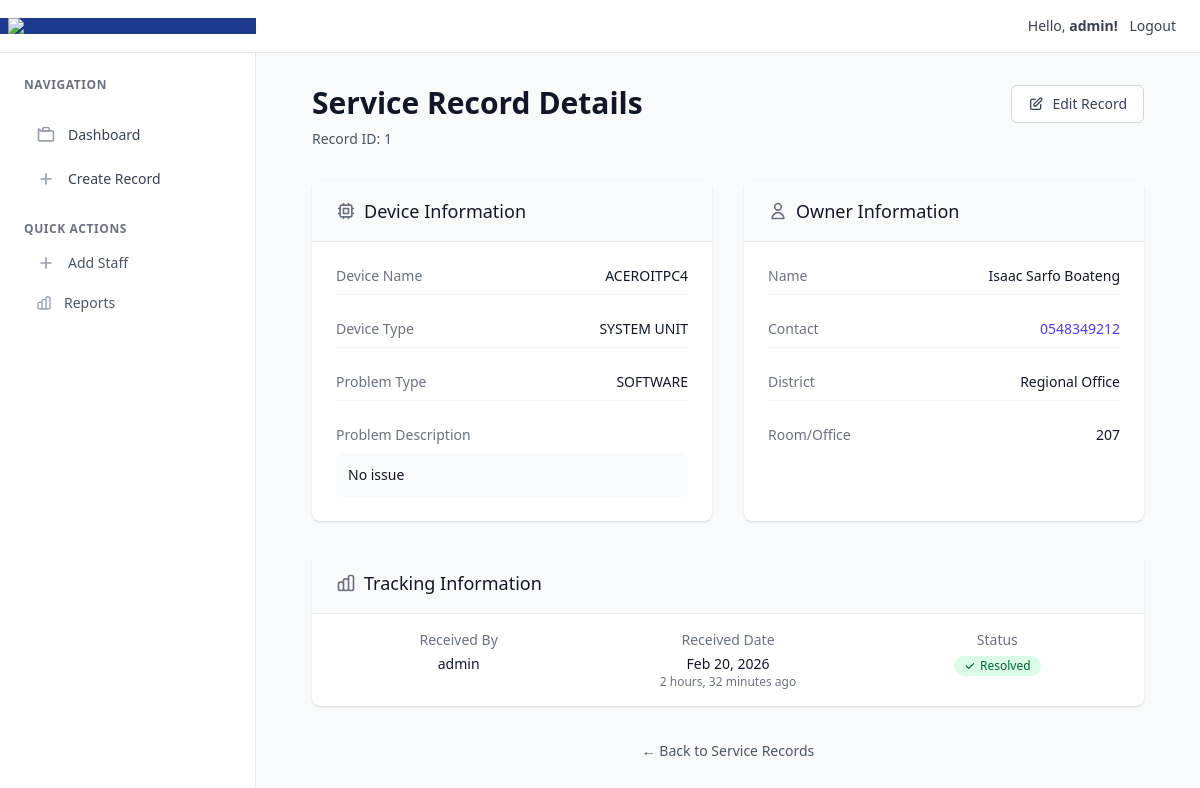
The app's page /records/1 (signed in) with its own data.
### accounts/models.py (models this page shows)
class Staff(AbstractUser):
    phone_number = models.CharField(max_length=10, blank=False)
    other_names = models.CharField(max_length=255, blank=True)
    force_password_change = models.BooleanField(default=False, blank=True)
    def __str__(self):
        return self.username

### service_tracker/models.py (models this page shows, shortened)
class ServiceRecord(models.Model):
    class DeviceType(models.TextChoices):
        AIO = 'aio', 'AIO'
        LAPTOP = 'laptop', 'Laptop'
        SYSTEM_UNIT = 'system unit', 'System Unit'
        MONITOR = 'monitor', 'Monitor'
        OTHER = 'other', 'Other'
    class ProblemType(models.TextChoices):
        NETWORK = 'network', 'Network'
        SOFTWARE = 'software', 'Software'
        HARDWARE = 'hardware', 'Hardware'
        OTHER = 'other', 'Other'
    class District(models.TextChoices):
        ADENTA = 'adenta', 'Adenta'
        LEGON = 'legon', 'Legon'
        TESHIE = 'teshie', 'Teshie'
        MAKOL = 'makola', 'Makola'
        ROMAN_RIDGE = 'roman ridge', 'Roman Ridge'
        DODOWA = 'dodowa', 'Dodowa'
        MAMPONG = 'mampong', 'Mampong'
        KWABENYA = 'kwabenya', 'Kwabenya'
        REGIONAL_OFFICE = 'regional office', 'Regional office'
    requester_name = models.CharField(max_length=100)
    requester_contact = models.CharField(max_length=10)
    device_name = models.CharField(max_length=50)
    device_type = models.CharField(choices=DeviceType.choices, default=DeviceType.SYSTEM_UNIT, max_length=20)
    problem_type = models.CharField(choices=ProblemType.choices , default=ProblemType.SOFTWARE, max_length=10)
    problem_desc = models.TextField(blank=True, null=True)
    district = models.CharField(choices=District.choices, default=District.REGIONAL_OFFICE, max_length=20)
    room_number= models.CharField(max_length=3, blank=True, null=True)
    received_at = models.DateTimeField(auto_now_add=True)
    returned_at = models.DateTimeField(blank=True, null=True)
    received_by = models.ForeignKey(User, on_delete=models.SET_NULL, blank=True, null=True, related_name='received_jobs')
    is_resolved = models.BooleanField(default=False)
    class Meta:
        ordering = ['-received_at']

### service_tracker/views.py (the view)
# urls.py: path('records/<int:pk>', views.detail, name='detail'),
@login_required
def detail(request, pk):
    record = get_object_or_404(ServiceRecord, pk=pk)
    return render(request, 'service_tracker/detail.html', {'record': record})

### service_tracker/templates/service_tracker/detail.html (shortened to what this page needs)
{% extends 'base.html' %}
{% block content %}
<div class="max-w-4xl mx-auto px-4 sm:px-6 lg:px-8 py-8">
        <div class="mb-8">
            <div class="flex justify-between items-start">
                <div>
                    <h1 class="text-3xl font-bold text-gray-900">Service Record Details</h1>
                    <p class="mt-2 text-sm text-gray-600">Record ID: {{ record.id }}</p>
                </div>
                <div class="flex space-x-3">
                    <a href="{% url 'service_tracker:edit' record.pk %}"
                       class="inline-flex items-center px-4 py-2 border border-gray-300 text-sm font-medium rounded-md text-gray-700 bg-white hover:bg-gray-50 focus:outline-none focus:ring-2 focus:ring-offset-2 focus:ring-indigo-500 transition-colors duration-200">
                        <svg class="w-4 h-4 mr-2" fill="none" stroke="currentColor" viewBox="0 0 24 24">
                            <path stroke-linecap="round" stroke-linejoin="round" stroke-width="2" d="M11 5H6a2 2 0 00-2 2v11a2 2 0 002 2h11a2 2 0 002-2v-5m-1.414-9.414a2 2 0 112.828 2.828L11.828 15H9v-2.828l8.586-8.586z"></path>
                        </svg>
                        Edit Record
                    </a>
                </div>
            </div>
        </div>
        <div class="grid grid-cols-1 lg:grid-cols-2 gap-8">
            <div class="bg-white shadow-sm rounded-lg overflow-hidden">
                <div class="px-6 py-4 bg-gray-50 border-b border-gray-200">
                    <h2 class="text-lg font-medium text-gray-900 flex items-center">
                        <svg class="w-5 h-5 mr-2 text-gray-500" fill="none" stroke="currentColor" viewBox="0 0 24 24">
                            <path stroke-linecap="round" stroke-linejoin="round" stroke-width="2" d="M9 3v2m6-2v2M9 19v2m6-2v2M5 9H3m2 6H3m18-6h-2m2 6h-2M7 19h10a2 2 0 002-2V7a2 2 0 00-2-2H7a2 2 0 00-2 2v10a2 2 0 002 2zM9 9h6v6H9V9z"></path>
                        </svg>
                        Device Information
                    </h2>
                </div>
                <div class="px-6 py-4 space-y-4">
                    <div class="flex justify-between items-center py-2 border-b border-gray-100">
                        <span class="text-sm font-medium text-gray-500">Device Name</span>
                        <span class="text-sm text-gray-900">{{ record.device_name|upper }}</span>
                    </div>
                    <div class="flex justify-between items-center py-2 border-b border-gray-100">
                        <span class="text-sm font-medium text-gray-500">Device Type</span>
                        <span class="text-sm text-gray-900">{{ record.device_type|upper }}</span>
                    </div>
                    <div class="flex justify-between items-center py-2 border-b border-gray-100">
                        <span class="text-sm font-medium text-gray-500">Problem Type</span>
                        <span class="text-sm text-gray-900">{{ record.problem_type|upper }}</span>
                    </div>
                    <div class="py-2">
                        <span class="text-sm font-medium text-gray-500 block mb-2">Problem Description</span>
                        <p class="text-sm text-gray-900 bg-gray-50 rounded-md p-3">{{ record.problem_desc }}</p>
                    </div>
                </div>
            </div>
            <div class="bg-white shadow-sm rounded-lg overflow-hidden">
                <div class="px-6 py-4 bg-gray-50 border-b border-gray-200">
                    <h2 class="text-lg font-medium text-gray-900 flex items-center">
                        <svg class="w-5 h-5 mr-2 text-gray-500" fill="none" stroke="currentColor" viewBox="0 0 24 24">
                            <path stroke-linecap="round" stroke-linejoin="round" stroke-width="2" d="M16 7a4 4 0 11-8 0 4 4 0 018 0zM12 14a7 7 0 00-7 7h14a7 7 0 00-7-7z"></path>
                        </svg>
                        Owner Information
                    </h2>
                </div>
                <div class="px-6 py-4 space-y-4">
                    <div class="flex justify-between items-center py-2 border-b border-gray-100">
                        <span class="text-sm font-medium text-gray-500">Name</span>
                        <span class="text-sm text-gray-900">{{ record.requester_name }}</span>
                    </div>
                    <div class="flex justify-between items-center py-2 border-b border-gray-100">
                        <span class="text-sm font-medium text-gray-500">Contact</span>
                        <a href="tel:{{ record.requester_contact }}"
                           class="text-sm text-indigo-600 hover:text-indigo-800 transition-colors duration-200">
                            {{ record.requester_contact }}
                        </a>
                    </div>
                    <div class="flex justify-between items-center py-2 border-b border-gray-100">
                        <span class="text-sm font-medium text-gray-500">District</span>
                        <span class="text-sm text-gray-900">{{ record.district|title }}</span>
                    </div>
                    <div class="flex justify-between items-center py-2">
                        <span class="text-sm font-medium text-gray-500">Room/Office</span>
                        <span class="text-sm text-gray-900">{{ record.room_number|default:'--' }}</span>
                    </div>
                </div>
            </div>
            <div class="bg-white shadow-sm rounded-lg overflow-hidden lg:col-span-2">
                <div class="px-6 py-4 bg-gray-50 border-b border-gray-200">
                    <h2 class="text-lg font-medium text-gray-900 flex items-center">
                        Tracking Information
                    </h2>
                </div>
                <div class="px-6 py-4">
                    <div class="grid grid-cols-1 md:grid-cols-3 gap-6">
                        <div class="text-center">
                            <div class="text-sm font-medium text-gray-500 mb-1">Received By</div>
                            <div class="text-sm text-gray-900">{{ record.received_by }}</div>
                        </div>
                        <div class="text-center">
                            <div class="text-sm font-medium text-gray-500 mb-1">Received Date</div>
                            <div class="text-sm text-gray-900">{{ record.received_at|date:"M d, Y" }}</div>
                            <div class="text-xs text-gray-500">{{ record.received_at|timesince }} ago</div>
                        </div>
                        <div class="text-center">
                            <div class="text-sm font-medium text-gray-500 mb-1">Status</div>
                            <div class="mt-1">
                                {% if record.is_resolved %}
                                <span class="inline-flex items-center px-2.5 py-0.5 rounded-full text-xs font-medium bg-green-100 text-green-800">
                                    <svg class="w-3 h-3 mr-1" fill="currentColor" viewBox="0 0 20 20">
                                        <path fill-rule="evenodd" d="M16.707 5.293a1 1 0 010 1.414l-8 8a1 1 0 01-1.414 0l-4-4a1 1 0 011.414-1.414L8 12.586l7.293-7.293a1 1 0 011.414 0z" clip-rule="evenodd"></path>
                                    </svg>
                                    Resolved
                                </span>
                                {% endif %}
                            </div>
                        </div>
                    </div>
                </div>
            </div>
        </div>
        <div class="mt-8 text-center">
            <a href="{% url 'service_tracker:index' %}"
               class="text-sm text-gray-600 hover:text-gray-900 transition-colors duration-200">
                ← Back to Service Records
            </a>
        </div>
    </div>
{% endblock %}

### templates/partials/_navbar.html
<nav class="bg-white shadow-sm border-b border-gray-200 flex justify-between items-center shrink-0">
    <div class="bg-blue-900 px-2">
        <img src="https://ecg.com.gh/images/site/ecg_logo.png" class="w-60" />
    </div>
    <div class="text-sm px-6 py-4 text-gray-700 font-medium space-x-2">
        Hello, <b>{{request.user.username|default:"Guest"}}!</b>
        <span>
            {% if not request.user.is_authenticated %}
            <a href="{% url 'accounts:login' %}">Login</a>
            {% else %}
            <button onclick="document.getElementById('logout-modal').classList.remove('hidden')">Logout</button>
            {% endif %}
        </span>
    </div>
</nav>

### src/css/style.css (style rules this page uses)
html, body { overflow-x: hidden; }

### records on screen
Staff: user.username "admin"
ServiceRecord: id "1", device_name "ACEROITPC4", device_type "SYSTEM UNIT", problem_type "SOFTWARE", problem_desc "No issue", requester_name "Isaac Sarfo Boateng", requester_contact "0548349212", district "Regional Office", room_number "207", received_by "admin", received_at "Feb 20, 2026", received_at "2 hours, 32 minutes"
